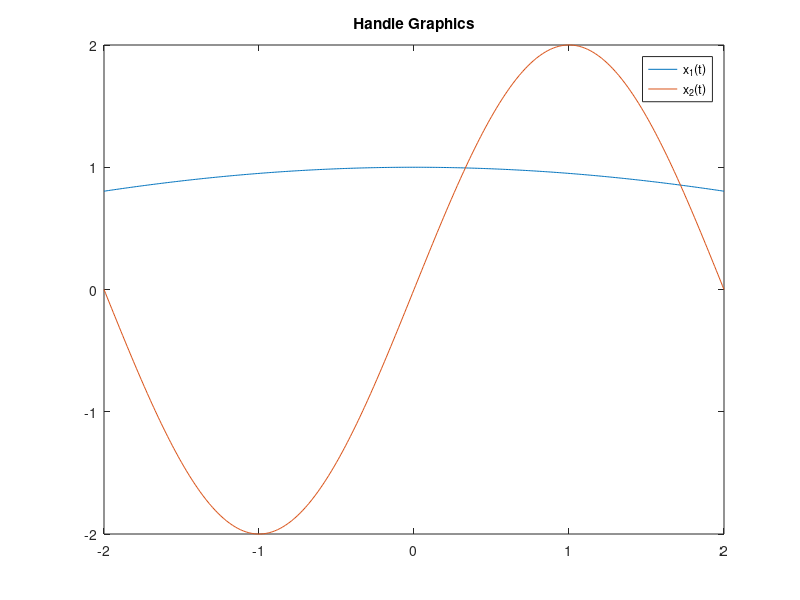

Write the MATLAB code that produced this figure.
% Script file: HandleGraphics.m
%
% Purpose:
% Use handle to plot graphics
%
% Record of revisions:
% Date     Programmer   Description of change
% ======== ============ =====================
% 22/12/6  GeorgeDong32 Version 1.0
%
% Defined variables:
% hndl graph handle

t = -2:0.01:2;
x1 = cos(t / pi);
x2 = 2 * sin(t / 2 * pi);
figure();
hndl = plot(t, x1, t, x2);
title('Handle Graphics');
legend('x_1(t)', 'x_2(t)');
hold on;
